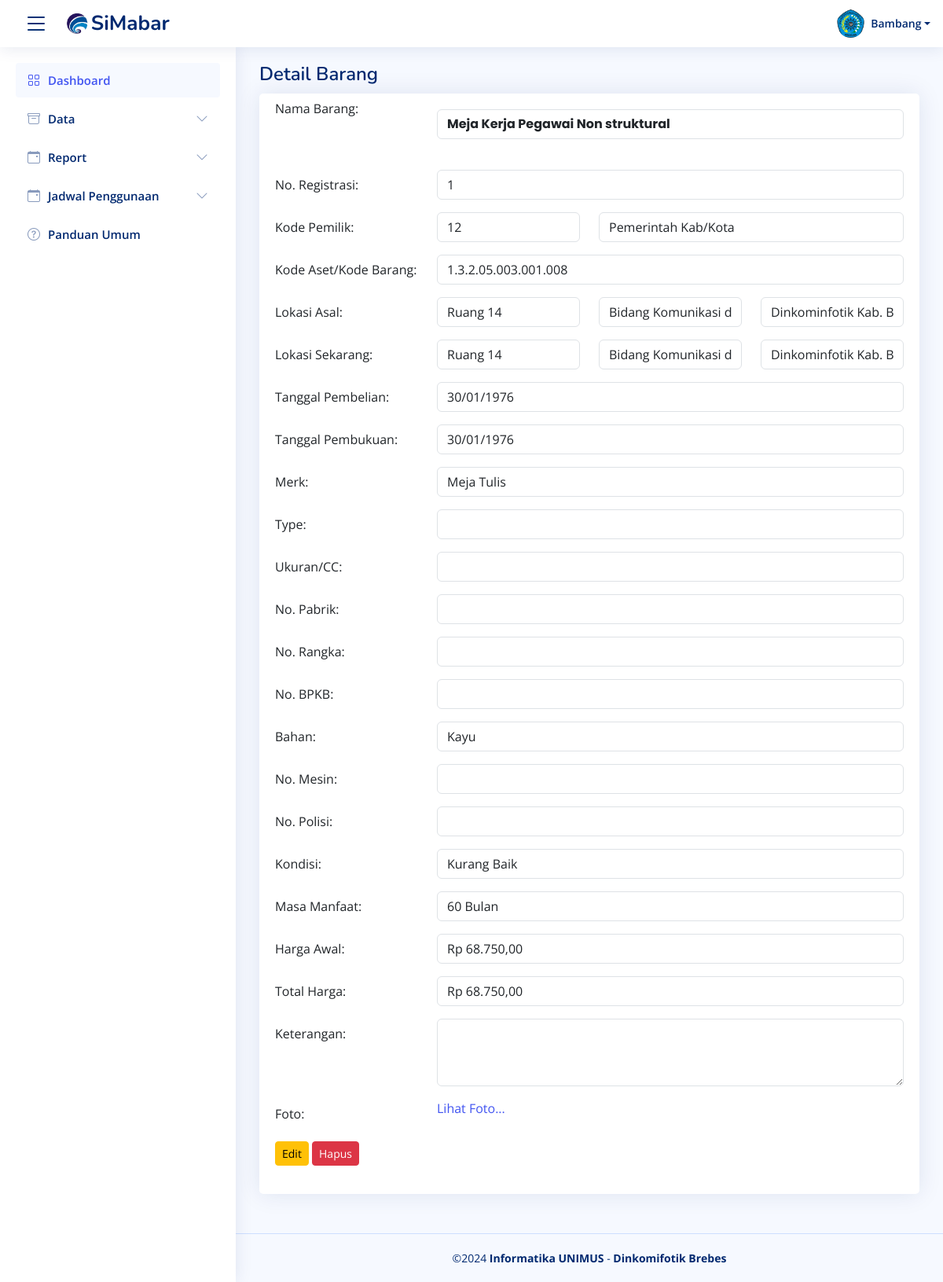
Page /detail_barang.php?kode_barang=1.3.2.05.003.001.008 on the earlier database version.
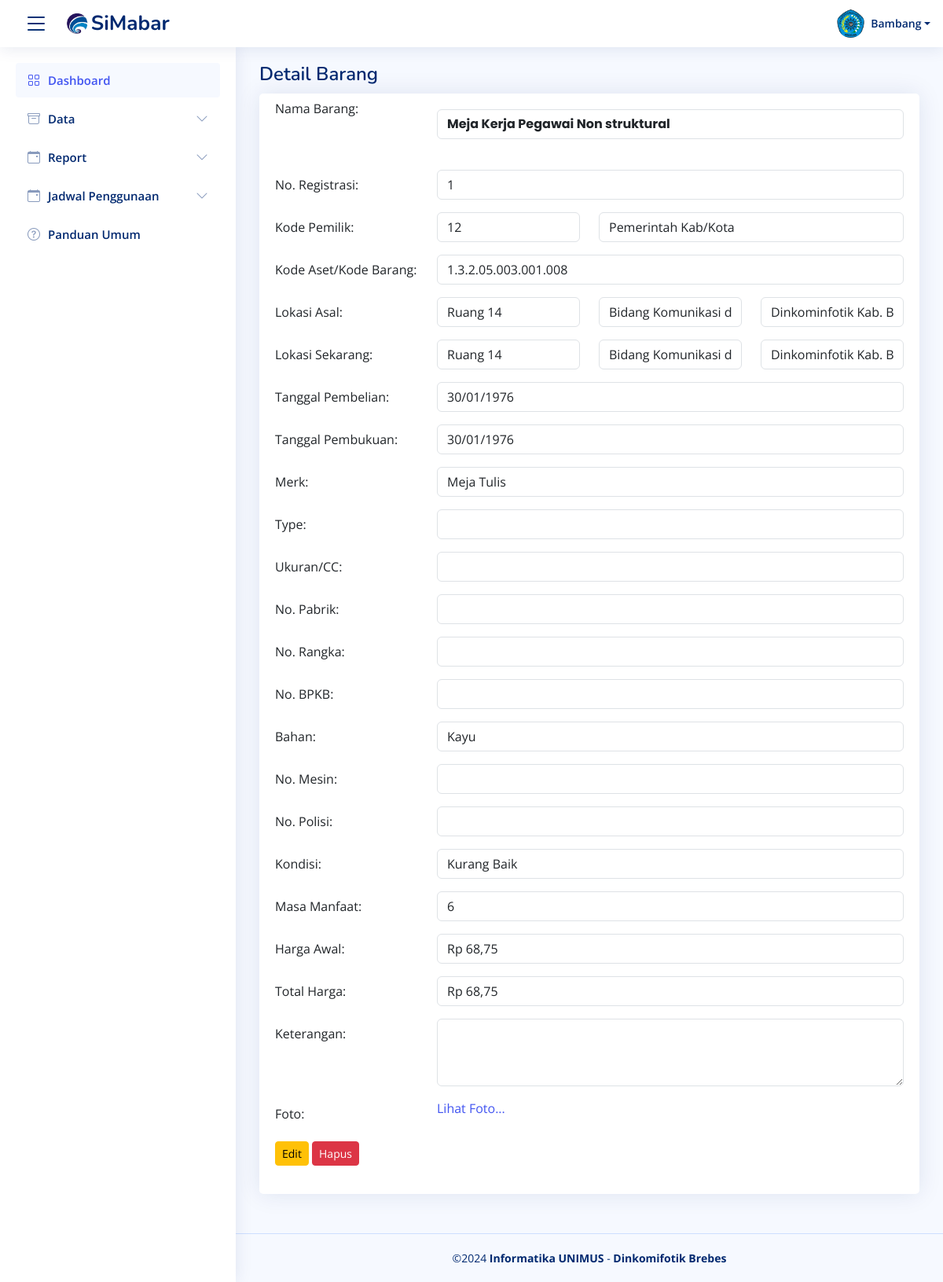
Same page on the later database version.
### tables this page shows
CREATE TABLE `data_barang` (
  `kode_barang` varchar(50) NOT NULL,
  `nama_barang` varchar(100) NOT NULL,
  `no_regristrasi` varchar(50) DEFAULT NULL,
  `kode_pemilik` varchar(50) DEFAULT NULL,
  `ruang_asal` varchar(100) DEFAULT NULL,
  `ruang_sekarang` varchar(100) DEFAULT NULL,
  `bid_ruang` varchar(50) DEFAULT NULL,
  `tempat_ruang` varchar(50) DEFAULT NULL,
  `tgl_pembelian` date DEFAULT NULL,
  `tgl_pembukuan` date DEFAULT NULL,
  `merk` varchar(100) DEFAULT NULL,
  `type` varchar(100) DEFAULT NULL,
  `kategori` varchar(100) DEFAULT NULL,
  `ukuran_CC` varchar(50) DEFAULT NULL,
  `no_pabrik` varchar(50) DEFAULT NULL,
  `no_rangka` varchar(50) DEFAULT NULL,
  `no_bpkb` varchar(50) DEFAULT NULL,
  `bahan` varchar(100) DEFAULT NULL,
  `no_mesin` varchar(50) DEFAULT NULL,
  `no_polisi` varchar(50) DEFAULT NULL,
  `kondisi_barang` varchar(50) DEFAULT NULL,
  `masa_manfaat` varchar(50) DEFAULT NULL,
  `harga_awal` decimal(15,2) DEFAULT NULL,
  `harga_total` decimal(15,2) DEFAULT NULL,
  `keterangan` text DEFAULT NULL,
  `foto_barang` varchar(255) DEFAULT NULL
);

CREATE TABLE `pemilik` (
  `Kode_pemilik` varchar(50) NOT NULL,
  `nama_pemilik` varchar(100) NOT NULL
);

CREATE TABLE `lokasi` (
  `id_lokasi` varchar(50) NOT NULL,
  `nama_lokasi` varchar(100) NOT NULL,
  `bid_lokasi` varchar(50) DEFAULT NULL,
  `tempat_lokasi` varchar(100) DEFAULT NULL,
  `kategori_lokasi` varchar(50) DEFAULT NULL,
  `desk_lokasi` text DEFAULT NULL
);

### detail_barang.php (the view, shortened to what the rows shown need)
<?php
include('koneksi/koneksi.php');
$kode_barang = isset($_GET['kode_barang']) ? $_GET['kode_barang'] : '';
$sql = "SELECT * FROM data_barang WHERE kode_barang = '$kode_barang'";
$result = mysqli_query($conn, $sql);
if (mysqli_num_rows($result) > 0) {
    $row = mysqli_fetch_assoc($result);
    $kode_pemilik = $row['kode_pemilik'];
    $sql_pemilik = "SELECT nama_pemilik FROM pemilik WHERE kode_pemilik = '$kode_pemilik'";
    $result_pemilik = mysqli_query($conn, $sql_pemilik);
    $row_pemilik = mysqli_fetch_assoc($result_pemilik);
    $nama_pemilik = isset($row_pemilik['nama_pemilik']) ? $row_pemilik['nama_pemilik'] : 'Pemilik tidak ditemukan';
} else {
    echo "Data barang tidak ditemukan.";
    exit;
}
?>
<?php include("component/header.php"); ?>
<main id="main" class="main">
  <div class="pagetitle">
    <h1>Detail Barang</h1>
  </div>
  <div class="card">
    <div class="card-body">
      <form>
        <div class="row mb-3">
          <div class="col-sm-9">
          <h5 class="card-title">
        <input type="text" id="nama_barang" class="form-control" value="<?php echo $row['nama_barang']; ?>" readonly style="font-weight: bold;">
      </h5>
          </div>
        </div>
        <div class="row mb-3">
          <div class="col-sm-9">
            <input type="text" id="no_regristrasi" class="form-control" value="<?php echo $row['no_regristrasi']; ?>" readonly>
          </div>
        </div>
        <div class="row mb-3">
          <div class="col-sm-3">
            <input type="text" id="kode_pemilik" class="form-control" value="<?php echo $row['kode_pemilik']; ?>" readonly>
          </div>
          <div class="col-sm-6">
            <input type="text" id="nama_pemilik" name="nama_pemilik" class="form-control" value="<?php echo htmlspecialchars($nama_pemilik); ?>" readonly>
          </div>
        </div>
        <div class="row mb-3">
          <div class="col-sm-9">
            <input type="text" id="kode_barang" class="form-control" value="<?php echo $row['kode_barang']; ?>" readonly>
          </div>
        </div>
        <div class="row mb-3">
          <?php
          $ruang_asal = $row['ruang_asal'];
          $sql_asal = "SELECT * FROM lokasi WHERE nama_lokasi = '$ruang_asal'";
          $result_asal = mysqli_query($conn, $sql_asal);
          $asal_location = mysqli_fetch_assoc($result_asal);
          if ($asal_location):
          ?>
          <div class="col-sm-3">
              <input type="text" id="ruang_asal" class="form-control" value="<?php echo $asal_location['nama_lokasi']; ?>" readonly>
          </div>
          <div class="col-sm-3">
              <input type="text" id="bid_asal" class="form-control" value="<?php echo $asal_location['bid_lokasi']; ?>" readonly>
          </div>
          <div class="col-sm-3">
              <input type="text" id="tempat_asal" class="form-control" value="<?php echo $asal_location['tempat_lokasi']; ?>" readonly>
          </div>
          <?php else: ?>
          <div class="col-sm-9">
              <input type="text" class="form-control" value="Lokasi asal tidak ditemukan" readonly>
          </div>
          <?php endif; ?>
        </div>
        <div class="row mb-3">
          <?php
          $ruang_sekarang = $row['ruang_sekarang'];
          $sql_sekarang = "SELECT * FROM lokasi WHERE nama_lokasi = '$ruang_sekarang'";
          $result_sekarang = mysqli_query($conn, $sql_sekarang);
          $sekarang_location = mysqli_fetch_assoc($result_sekarang);
          if ($sekarang_location):
          ?>
          <div class="col-sm-3">
              <input type="text" id="ruang_sekarang" class="form-control" value="<?php echo $sekarang_location['nama_lokasi']; ?>" readonly>
          </div>
          <div class="col-sm-3">
              <input type="text" id="bid_sekarang" class="form-control" value="<?php echo $sekarang_location['bid_lokasi']; ?>" readonly>
          </div>
          <div class="col-sm-3">
              <input type="text" id="tempat_sekarang" class="form-control" value="<?php echo $sekarang_location['tempat_lokasi']; ?>" readonly>
          </div>
          <?php else: ?>
          <div class="col-sm-9">
              <input type="text" class="form-control" value="Lokasi sekarang tidak ditemukan" readonly>
          </div>
          <?php endif; ?>
        </div>
        <div class="row mb-3">
          <div class="col-sm-9">
            <input type="text" id="tgl_pembelian" class="form-control" value="<?php echo date('d/m/Y', strtotime($row['tgl_pembelian'])); ?>" readonly>
          </div>
        </div>
        <div class="row mb-3">
          <div class="col-sm-9">
            <input type="text" id="tgl_pembukuan" class="form-control" value="<?php echo date('d/m/Y', strtotime($row['tgl_pembukuan'])); ?>" readonly>
          </div>
        </div>
        <div class="row mb-3">
          <div class="col-sm-9">
            <input type="text" id="merk" class="form-control" value="<?php echo $row['merk']; ?>" readonly>
          </div>
        </div>
        <div class="row mb-3">
          <div class="col-sm-9">
            <input type="text" id="bahan" class="form-control" value="<?php echo $row['bahan']; ?>" readonly>
          </div>
        </div>
        <div class="row mb-3">
          <div class="col-sm-9">
            <input type="text" id="kondisi_barang" class="form-control" value="<?php echo $row['kondisi_barang']; ?>" readonly>
          </div>
        </div>
        <div class="row mb-3">
          <div class="col-sm-9">
            <input type="text" id="masa_manfaat" class="form-control" value="<?php echo $row['masa_manfaat']; ?>" readonly>
          </div>
        </div>
        <div class="row mb-3">
          <div class="col-sm-9">
            <input type="text" id="harga_awal" class="form-control" value="Rp <?php echo number_format($row['harga_awal'], 2, ',', '.'); ?>" readonly>
          </div>
        </div>
        <div class="row mb-3">
          <div class="col-sm-9">
            <input type="text" id="harga_total" class="form-control" value="Rp <?php echo number_format($row['harga_total'], 2, ',', '.'); ?>" readonly>
          </div>
        </div>
      </form>
    </div>
  </div>
</main>
<?php include("component/footer.php"); ?>

Differences in the rows shown:
changed data_barang "Meja Kerja Pegawai Non struktural": masa_manfaat "60 Bulan" → "6"; harga_awal "Rp 68.750,00" → "Rp 68,75"; harga_total "Rp 68.750,00" → "Rp 68,75"
